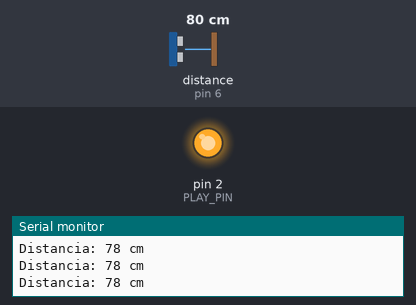
Simulated run of this sketch. Board: Arduino Uno, built with avr-gcc and run on an emulated ATmega328P. Parts: output pins drawn as LEDs (lit = HIGH), the last lines printed to the serial monitor. Wiring (inferred from the names in the program): ultrasonic range finder: trigger pin 7; echo pin 6. Inputs (shaded band) come from the test bench; at power-on: distance to the obstacle (sensor on pin 6) 80 cm. The echo pulse lasts 58.3 µs per cm; pins used as bus, display or sensor lines are not drawn.

Above: at 1.2 s.
1.3 s: distance to the obstacle (sensor on pin 6) set to 2 cm
At 1.9 s:
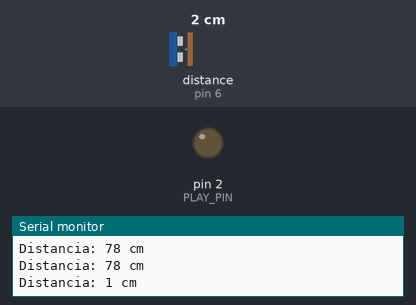
3.8 s: distance to the obstacle (sensor on pin 6) set to 28 cm
5.9 s: distance to the obstacle (sensor on pin 6) set to 34 cm
At 6.7 s:
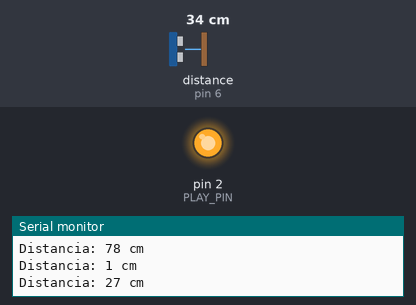
Timing chart, 0 to 8.9 s (numbered marks = the images above; inputs shaded):
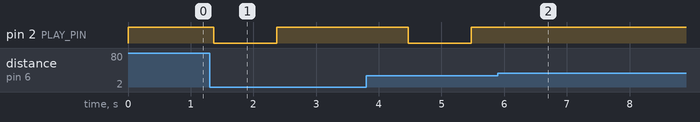

The sketch:

modulo_isd1820.ino
```cpp
#define TRIG_PIN 7       // Pin para TRIG del ultrasonido
#define ECHO_PIN 6       // Pin para ECHO del ultrasonido
#define PLAY_PIN 2       // Pin para activar reproducción en ISD1820

void setup() {
  pinMode(TRIG_PIN, OUTPUT);
  pinMode(ECHO_PIN, INPUT);
  pinMode(PLAY_PIN, OUTPUT);

  digitalWrite(PLAY_PIN, HIGH);  // Inicializamos PLAY_PIN en HIGH (inactivo)
  Serial.begin(9600);            // Para depurar en el monitor serie
}

void loop() {
  // Enviamos un pulso de 10µs al TRIG
  digitalWrite(TRIG_PIN, LOW);
  delayMicroseconds(2);
  digitalWrite(TRIG_PIN, HIGH);
  delayMicroseconds(10);
  digitalWrite(TRIG_PIN, LOW);

  // Leemos el tiempo de ida y vuelta del pulso
  long duration = pulseIn(ECHO_PIN, HIGH);

  // Calculamos la distancia en cm
  int distance = duration * 0.034 / 2;

  // Imprimimos la distancia en el monitor serie
  Serial.print("Distancia: ");
  Serial.print(distance);
  Serial.println(" cm");

  // Verificamos si la distancia es menor a 30 cm
  if (distance > 0 && distance < 30) {
    // Activamos el PLAY_PIN para reproducir el mensaje
    digitalWrite(PLAY_PIN, LOW);   // Inicia reproducción
    delay(1000);                   // Reproducción por 1 segundo
    digitalWrite(PLAY_PIN, HIGH);  // Detiene reproducción
    delay(2000);                   // Espera antes de medir de nuevo
  }

  delay(100);  // Pequeño retardo para evitar lecturas muy rápidas
}
```

Measured:
- the behaviour switches between 30 and 31 cm on distance to the obstacle (sensor on pin 6) (found by bisection; images 1 and 2)
- after the input at 1.3 s, pin 2 (PLAY_PIN): HIGH → LOW after 0.07 s, → HIGH 1.0 s later
- after the input at 5.9 s, pin 2 (PLAY_PIN): stops changing and stays HIGH
